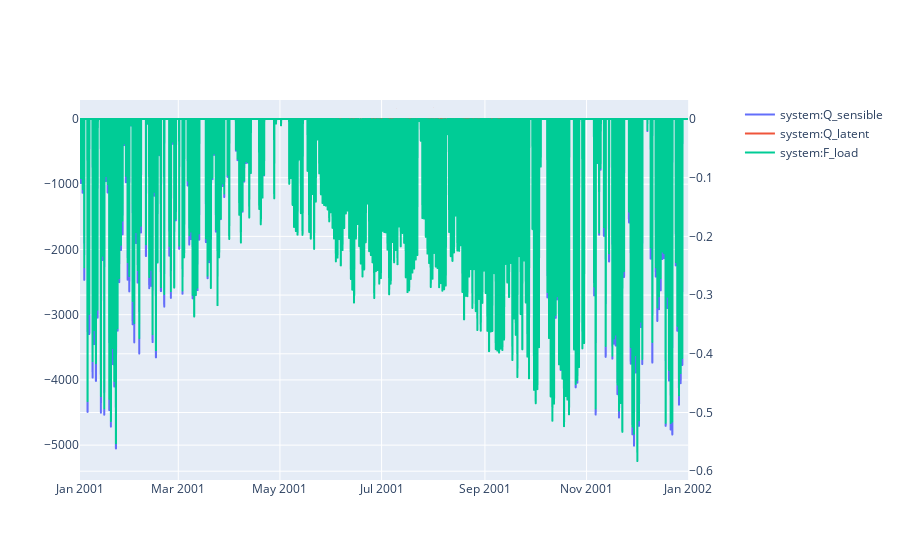

Notebook code for this chart:
### Code cell
variables = [pro.component("system").variable("Q_sensible"),
             pro.component("system").variable("Q_latent"),
             pro.component("system").variable("F_load")
             ] 
sim.plot(pro.dates(),variables,axis=[1,1,2])

### Figure 1 — Plotly figure (JSON) as saved in the notebook; plotly's stock layout.template omitted (floating-point values rounded to 4 significant figures; data arrays with more than 128 entries replaced by an {"elided": "..."} marker saying what was removed)
{"data": [{"hovertemplate": "date=%{x}<br>system:Q_sensible=%{y}<extra></extra>", "legendgroup": "", "line": {"dash": "solid"}, "marker": {"symbol": "circle"}, "mode": "lines", "name": "system:Q_sensible", "showlegend": true, "type": "scattergl", "x": {"elided": "8760 str values"}, "xaxis": "x", "y": {"elided": "8760 float values"}, "yaxis": "y"}, {"hovertemplate": "date=%{x}<br>system:Q_latent=%{y}<extra></extra>", "legendgroup": "", "line": {"dash": "solid"}, "marker": {"symbol": "circle"}, "mode": "lines", "name": "system:Q_latent", "showlegend": true, "type": "scattergl", "x": {"elided": "8760 str values"}, "xaxis": "x", "y": {"elided": "8760 float values"}, "yaxis": "y"}, {"hovertemplate": "date=%{x}<br>system:F_load=%{y}<extra></extra>", "legendgroup": "", "line": {"dash": "solid"}, "marker": {"symbol": "circle"}, "mode": "lines", "name": "system:F_load", "showlegend": true, "type": "scattergl", "x": {"elided": "8760 str values"}, "xaxis": "x", "y": {"elided": "8760 float values"}, "yaxis": "y2"}], "layout": {"xaxis": {"anchor": "y", "domain": [0, 0.94]}, "yaxis": {"anchor": "x", "domain": [0, 1]}, "yaxis2": {"anchor": "x", "overlaying": "y", "side": "right"}}}
